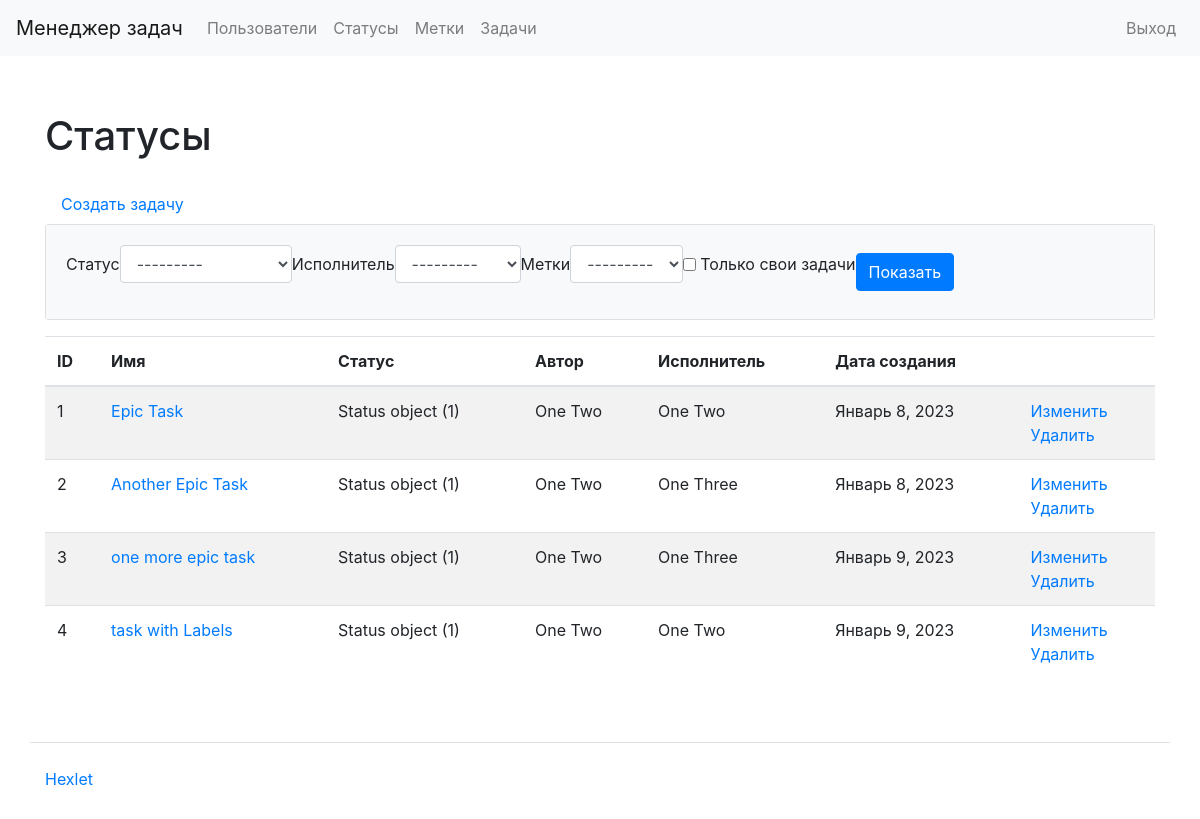
Page /tasks/ (signed in) on the committed database.
### task_manager/tasks/models.py (models this page shows)
class Task(models.Model):
    name = models.CharField(max_length=50, unique=True)
    description = models.TextField(null=True, blank=True)
    owner = models.ForeignKey(
        CustomUser,
        related_name='owner',
        on_delete=models.PROTECT,
        null=True,
    )
    executor = models.ForeignKey(
        CustomUser,
        related_name='executor',
        on_delete=models.PROTECT,
        null=True,
        verbose_name=_('Executor'),
    )
    status = models.ForeignKey(Status, on_delete=models.PROTECT, null=True,
        verbose_name=_('Status'),
    )
    labels = models.ManyToManyField(
        Label,
        verbose_name=_('Labels'),
    )
    created_at = models.DateTimeField(auto_now_add=True)

### task_manager/statuses/models.py (models this page shows)
class Status(models.Model):
    name = models.CharField(max_length=50, unique=True)
    created_at = models.DateTimeField(auto_now_add=True)

### task_manager/users/models.py (models this page shows)
class CustomUser(AbstractUser):
    def __str__(self):
        return self.get_full_name()

### task_manager/tasks/views.py (the view)
# urls.py: path('', views.TasksListView.as_view(), name='tasks_index'),
class TasksListView(CustomUnAuthorizedMixin, FilterView):
    model = Task
    login_url = 'login'
    template_name = 'tasks/index.html'
    filterset_class = TaskFilter

### task_manager/labels/models.py (called while the page is built)
    def __str__(self):
        return self.name

### task_manager/utils.py (called while the page is built)
    def dispatch(self, request, *args, **kwargs):
        if not request.user.is_authenticated:
            messages.error(
                request, ERROR_AUTH_MESSAGE
            )
            return redirect('login')
        return super().dispatch(request, *args, **kwargs)

### task_manager/templates/tasks/index.html (shortened to what this page needs)
{% extends "index.html" %}
{% load bootstrap4 %}
{% load i18n %}
{% block content %}
<div class="container wrapper flex-grow-1">
    <h1 class="my-4">
        {% trans "Statuses" %}
    </h1>
    <a class="nav-link" href="{% url 'tasks_create' %}">Создать задачу</a>
    <div class="card mb-3">
        <div class="card-body bg-light">
            <form class="form-inline center" method="get">
                {% bootstrap_form filter.form field_class="ml-2 mr-2" %}
                <div class="form-group">
                    <input class="btn btn-primary" type="submit" value="Показать"/>
                </div>
            </form>
        </div>
    </div>
    <table class="table table-striped">
        <thead>
            <tr>
                <th>ID</th>
                <th>{% trans "Name" %}</th>
                <th>{% trans "Status" %}</th>
                <th>{% trans "Owner" %}</th>
                <th>{% trans "Executor" %}</th>
                <th>{% trans "Creation date" %}</th>
                <th></th>
            </tr>
        </thead>
        <tbody>
            {% for task in object_list %}
            <tr>
                <td>{{ task.id }}</td>
                <td><a href="{% url 'tasks_show' pk=task.id %}">{{ task.name }}</a></td>
                <td>{{ task.status }}</td>
                <td>{{ task.owner }}</td>
                <td>{{ task.executor }}</td>
                <td>{{ task.created_at|date:"F j, Y" }}</td>
                <td><a href="{% url 'tasks_update' pk=task.id %}">{% trans "Update" %}</a>
                <br/><a href="{% url 'tasks_delete' pk=task.id %}">{% trans "Delete" %}</a></td>
            </tr>
            {% endfor %}
        </tbody>
    </table>
</div>
{% endblock %}

### rows in the picture
Task: id "1", name "Epic Task", status "Status object (1)", owner "One Two", executor "One Two", created_at "Январь 8, 2023"
Task: id "2", name "Another Epic Task", status "Status object (1)", owner "One Two", executor "One Three", created_at "Январь 8, 2023"
Task: id "3", name "one more epic task", status "Status object (1)", owner "One Two", executor "One Three", created_at "Январь 9, 2023"
Task: id "4", name "task with Labels", status "Status object (1)", owner "One Two", executor "One Two", created_at "Январь 9, 2023"
